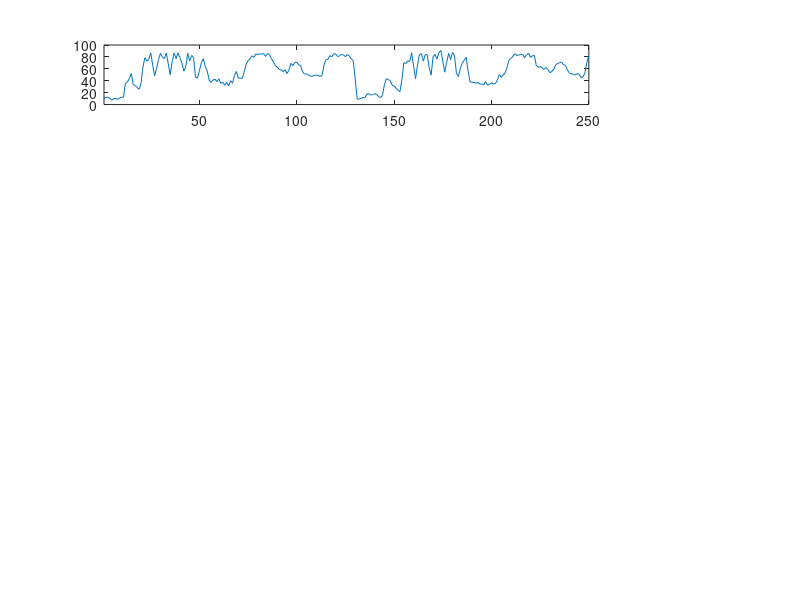

MATLAB code to generate this figure: (Note: this script raises an error after producing the figure.)
function test

TS = load('Bird_MFCC.txt');
tL = int64(50000);
mL = int64(50);
wL = int64(200);

T = double(tL);
M = double(mL);
W = double(wL);


scrsz = get(0,'ScreenSize');
%figure;


h = subplot(5,5,1:4);
% h1 = subplot(4,2,3);
% h2 = subplot(4,2,4);
% h3 = subplot(4,2,5);
% h4 = subplot(4,2,6);
% h5 = subplot(4,2,7);
% h6 = subplot(4,2,8);

 plot(h,(1:250),TS(1:250));
    xlim(h,[1,250]);
dis=ones(200,200)*300;
for i=1:200-50
   for j=i+50:200
       dis(i,j)=ED(zNorm(TS(i:i+50)),zNorm(TS(j:j+50))); 
       dis(j,i)=dis(i,j);
   end
end
for i=1:200
    dis(i,i)=0;
end
dis= squareform(dis);
Zh = linkage(dis,'average');
c = cluster(Zh,'maxclust',20);
figure;
[H,T] = dendrogram(Zh,'colorthreshold','default');
set(H,'LineWidth',2)


Mark = zeros(1,length(d));
i = 700;
s=1;

clsCount=20

Cr=[1:1:clsCount];
s=1;
Cluster=[];


s=1;

while i<5000
    
    plot(h,(i-W:i),d(i-W:i));
    xlim(h,[i-W,i]);
    
    hold (h, 'on');
    l1=i-W;
    plot(h,(l1:l1+M-1),d(l1:(l1+M-1)),'r','LineWidth',2);
    Sub(s,:)=zNorm(d(l1:(l1+M-1)));
    for cid=1:clsCount
        dis(s,cid)=ED(Cluster(cid).cenTS,Sub(s,:));
    end
    [dist,clusloc]=min(dis(s,:));
    SS(s,:) = [inf clusloc l1 50];
    %     [Cluster Mark] = CreateNewCluster(d,Mark,Cluster,SS);
    pos=l1;
%     
%     [Cluster Mark] = AddToCluster(d,Mark,Cluster,pos,clusloc,M);
%     s=s+1;
%     
%     h1 = subplot(5,5,clusloc+4);
%     hold off;
%     for j=1:size(Cluster(clusloc).elm,1)
%         pos=Cluster(clusloc).elm(j,1);
%         r=zNorm(d(pos:pos+M-1));
%         plot(h1,r,'b','LineWidth',2);
%         hold on;
%     end
%     plot(h1,Cluster(clusloc).cenTS,'r','LineWidth',2);
        drawnow
    i=i+5;
end



end
%%
function [Cost_Add] = CostIfAddML(TS,Mark,Cluster,Cost_Add,MM)           
    if (length(Cluster) < 1),
        Cost_Add = [inf 0 0 0];
        return;
    end
    
    for ci=1:length(Cluster) 
        [Cost_Add(ci,:)] = FindAddedClusterML(TS,Mark,Cluster,ci,MM);
        cadd = Cost_Add(ci,:);
        fprintf('Add=> cid:%d, ts:%d, M=%d,  cost=%.2f\n',cadd(3),cadd(2),cadd(4),cadd(1));         
    end
end

%% Brute Force to find the next candidate to merge
function [cost_Add] = FindAddedClusterML(TS,Mark,Cluster,ci,MM)     
    
    cenTS = Cluster(ci).cenTS;       
    M = Cluster(ci).cenM;
    
    bsf_ed = inf;
    for p=1:length(TS)-M+1
        ChkM = [0,  MM(MM<=M)-1];
        if (any(Mark(p+ChkM)==1))
            continue;
        end      
        

        ed = ED(cenTS,DNorm_Unif(TS(p:p+M-1)));
        if (bsf_ed > ed)
            bsf_ed  = ed;                
            bsf_pos = p;
            bsf_cid = ci; 
        end                
    end

    if (bsf_ed==inf)
       cost_Add = [inf 0 0 0];
    else
        %%% Old MDL: Bits Save / length
        MDL_OLD1 = MDL_Cluster_i(TS,Cluster(bsf_cid))/M;   %DLC(C)
        MDL_OLD2 = MDL(DNorm_Unif(TS(bsf_pos:bsf_pos+M-1)))/M;   %DL(A)
        MDL_OLD = MDL_OLD1 + MDL_OLD2;        % DL(Before)
        
        cen1 = Cluster(bsf_cid).cenTS;
        
        Cluster = AddToCluster(TS,Mark,Cluster,bsf_pos,bsf_cid,M);
        cen2 = Cluster(bsf_cid).cenTS;
        
        %%% New MDL: Bits Save / length
       MDL_NEW = MDL_Cluster_i(TS,Cluster(bsf_cid))/M;
       cost = MDL_NEW - MDL_OLD;              
       cost_Add = [cost bsf_pos bsf_cid M];
    end
end


%%
function [Cluster Mark] = AddToCluster(TS,Mark,Cluster,pos,cid,M)
Mark(pos:pos+M-1)=1;
Cluster(cid).elm(end+1,:) = [pos M 0];
n = size(Cluster(cid).elm,1);
old_cen = Cluster(cid).cenTS;
new_cen = ( (n-1)*old_cen + zNorm(TS(pos:pos+M-1)) )/n;
Cluster(cid).cenTS = new_cen;
end


%%
function [Cluster Mark] = CreateNewCluster(TS,Mark,Cluster,SS)

clen = length(Cluster);
a = SS(1,2);
b = SS(1,3);
M = SS(1,4);
ts1 = zNorm(TS(a:a+M-1));
ts2 = zNorm(TS(b:b+M-1));
center = (ts1+ts2)/2;

Xshf=0;
Cluster(clen+1).elm(1,:) = [a, M, Xshf];
Cluster(clen+1).elm(2,:) = [b, M, Xshf];
Cluster(clen+1).cenTS = center;
Cluster(clen+1).cenM = M;
Cluster(clen+1).minXs = 0;
Cluster(clen+1).maxXs = 0;
Cluster(clen+1).minM = M;
Cluster(clen+1).maxM = M;

%     if (any(Mark(a:a+M-1)) || any(Mark(b:b+M-1)))
%         fprintf('Warning!! CreateNewCluster:: Mark twice!!\n');
%         pause(1);
%     end
%
%     Mark(a:a+M-1)=1;
%     Mark(b:b+M-1)=1;
end


function d=ED(ts1,ts2)
d = sqrt(sum((ts1-ts2).^2));
end